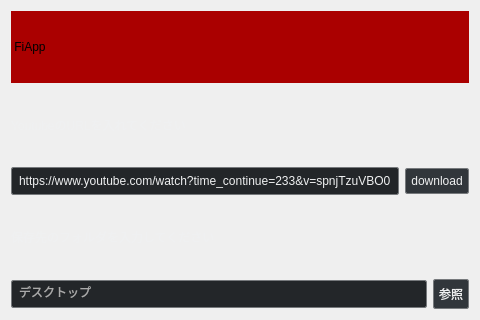
<?xml version="1.0" encoding="UTF-8"?>
<ui version="4.0">
 <class>Dialog</class>
 <widget class="QWidget" name="Dialog">
  <property name="geometry">
   <rect>
    <x>0</x>
    <y>0</y>
    <width>480</width>
    <height>320</height>
   </rect>
  </property>
  <property name="sizePolicy">
   <sizepolicy hsizetype="Fixed" vsizetype="Fixed">
    <horstretch>0</horstretch>
    <verstretch>0</verstretch>
   </sizepolicy>
  </property>
  <property name="minimumSize">
   <size>
    <width>480</width>
    <height>320</height>
   </size>
  </property>
  <property name="windowTitle">
   <string>Form</string>
  </property>
  <property name="styleSheet">
   <string notr="true">#Form{
background-color: #31363b;
}
</string>
  </property>
  <layout class="QVBoxLayout" name="verticalLayout">
   <item>
    <widget class="QLabel" name="label_header">
     <property name="minimumSize">
      <size>
       <width>0</width>
       <height>31</height>
      </size>
     </property>
     <property name="styleSheet">
      <string notr="true">#label_header{
	background-color: rgb(170, 0, 0);
	color: rgb(0, 0, 0);

	font: 90 12pt &quot;Oswald&quot;;

}</string>
     </property>
     <property name="text">
      <string> FiApp</string>
     </property>
    </widget>
   </item>
   <item>
    <widget class="QLabel" name="label_url">
     <property name="styleSheet">
      <string notr="true">#label_url{
	color: #eff0f1;
}</string>
     </property>
     <property name="text">
      <string>YoutubeのURLを入れてください</string>
     </property>
    </widget>
   </item>
   <item>
    <layout class="QHBoxLayout" name="horizontalLayout">
     <item>
      <widget class="QLineEdit" name="lineEdit_url">
       <property name="minimumSize">
        <size>
         <width>0</width>
         <height>0</height>
        </size>
       </property>
       <property name="mouseTracking">
        <bool>true</bool>
       </property>
       <property name="focusPolicy">
        <enum>Qt::StrongFocus</enum>
       </property>
       <property name="styleSheet">
        <string notr="true">QLineEdit
{
    background-color: #232629;
    padding: 5px;
    border-style: solid;
    border: 1px solid #76797C;
    border-radius: 2px;
    color: #eff0f1;
}</string>
       </property>
       <property name="text">
        <string>https://www.youtube.com/watch?time_continue=233&amp;v=spnjTzuVBO0</string>
       </property>
       <property name="echoMode">
        <enum>QLineEdit::Normal</enum>
       </property>
       <property name="dragEnabled">
        <bool>true</bool>
       </property>
       <property name="readOnly">
        <bool>false</bool>
       </property>
       <property name="cursorMoveStyle">
        <enum>Qt::VisualMoveStyle</enum>
       </property>
      </widget>
     </item>
     <item>
      <widget class="QPushButton" name="btn_download">
       <property name="maximumSize">
        <size>
         <width>80</width>
         <height>16777215</height>
        </size>
       </property>
       <property name="styleSheet">
        <string notr="true">
QPushButton
{
    color: #eff0f1;
    background-color: #31363b;
    border-width: 1px;
    border-color: #76797C;
    border-style: solid;
    padding: 5px;
    border-radius: 2px;
    outline: none;
}

QPushButton:disabled
{
    background-color: #31363b;
    border-width: 1px;
    border-color: #454545;
    border-style: solid;
    padding-top: 5px;
    padding-bottom: 5px;
    padding-left: 10px;
    padding-right: 10px;
    border-radius: 2px;
    color: #454545;
}

QPushButton:focus {
    background-color: #3daee9;
    color: white;
}

QPushButton:pressed
{
    background-color: #3daee9;
    padding-top: -15px;
    padding-bottom: -17px;
}</string>
       </property>
       <property name="text">
        <string>download</string>
       </property>
      </widget>
     </item>
    </layout>
   </item>
   <item>
    <widget class="QLabel" name="label_savedir">
     <property name="styleSheet">
      <string notr="true">#label_savedir{
	color: #eff0f1;
}</string>
     </property>
     <property name="text">
      <string>保存先のフォルダを入力してください</string>
     </property>
    </widget>
   </item>
   <item>
    <layout class="QHBoxLayout" name="horizontalLayout_2">
     <item>
      <widget class="QLineEdit" name="lineEdit_savedir">
       <property name="enabled">
        <bool>true</bool>
       </property>
       <property name="minimumSize">
        <size>
         <width>0</width>
         <height>0</height>
        </size>
       </property>
       <property name="styleSheet">
        <string notr="true">QLineEdit
{
    background-color: #232629;
    padding: 5px;
    border-style: solid;
    border: 1px solid #76797C;
    border-radius: 2px;
    color: #aaa;
}</string>
       </property>
       <property name="text">
        <string>デスクトップ</string>
       </property>
       <property name="readOnly">
        <bool>true</bool>
       </property>
       <property name="cursorMoveStyle">
        <enum>Qt::LogicalMoveStyle</enum>
       </property>
      </widget>
     </item>
     <item>
      <widget class="QPushButton" name="btn_opendir">
       <property name="maximumSize">
        <size>
         <width>80</width>
         <height>16777215</height>
        </size>
       </property>
       <property name="styleSheet">
        <string notr="true">
QPushButton
{
    color: #eff0f1;
    background-color: #31363b;
    border-width: 1px;
    border-color: #76797C;
    border-style: solid;
    padding: 5px;
    border-radius: 2px;
    outline: none;
}

QPushButton:disabled
{
    background-color: #31363b;
    border-width: 1px;
    border-color: #454545;
    border-style: solid;
    padding-top: 5px;
    padding-bottom: 5px;
    padding-left: 10px;
    padding-right: 10px;
    border-radius: 2px;
    color: #454545;
}

QPushButton:focus {
    background-color: #3daee9;
    color: white;
}

QPushButton:pressed
{
    background-color: #3daee9;
    padding-top: -15px;
    padding-bottom: -17px;
}</string>
       </property>
       <property name="text">
        <string>参照</string>
       </property>
       <property name="checkable">
        <bool>false</bool>
       </property>
      </widget>
     </item>
    </layout>
   </item>
  </layout>
 </widget>
 <resources/>
 <connections/>
 <slots>
  <slot>on_btn_download()</slot>
  <slot>on_btn_savedir()</slot>
 </slots>
</ui>
